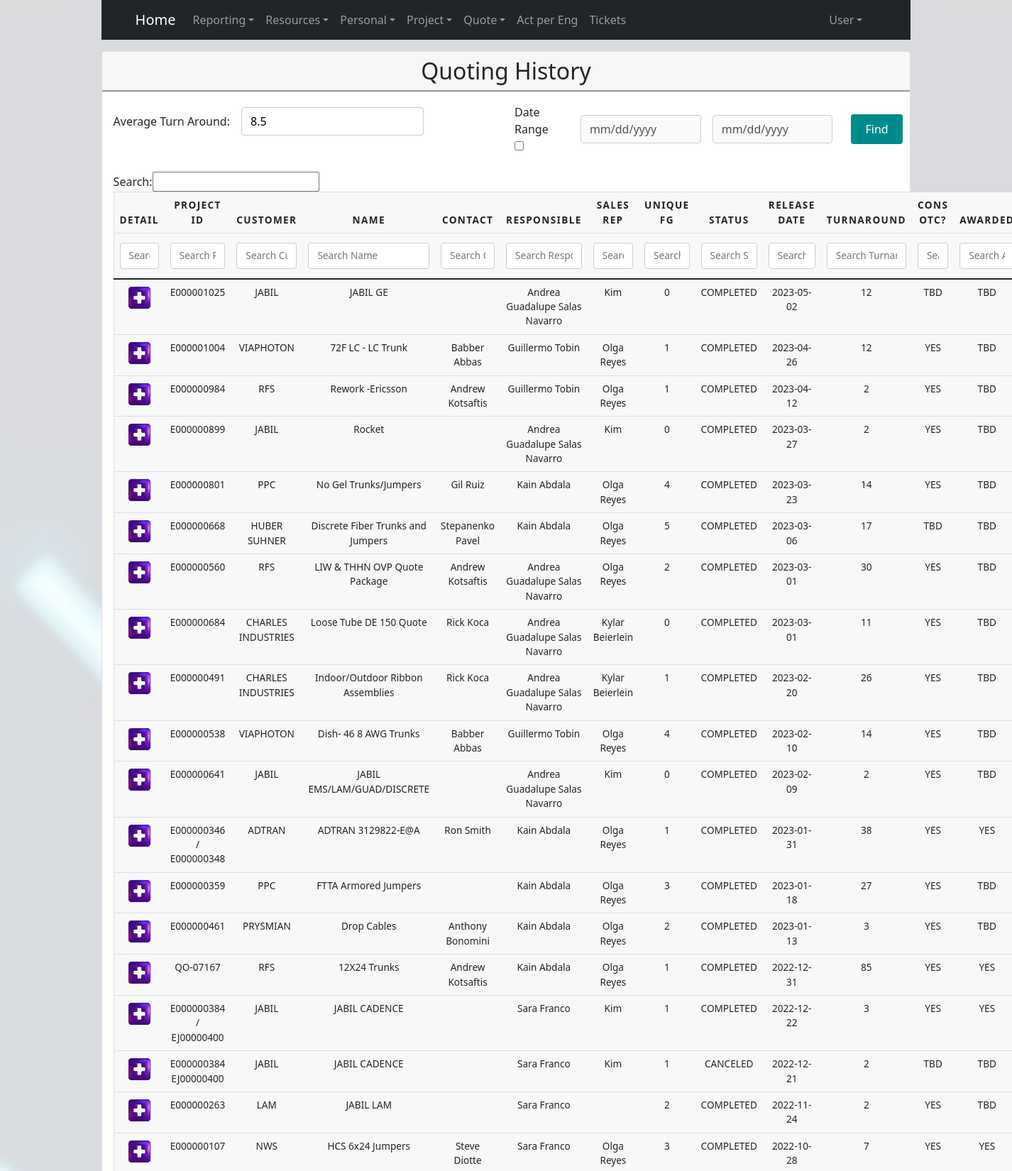
The page /cotizacion.php (signed in, upper part) on the database its author committed.
### tables this page shows
CREATE TABLE `cotizacion` (
  `idCotizacion` int(11) NOT NULL,
  `quoteID` varchar(50) NOT NULL,
  `idCliente` int(11) NOT NULL,
  `nombre` varchar(50) NOT NULL,
  `descripcion` text DEFAULT NULL,
  `customerProject` varchar(50) DEFAULT NULL,
  `idTipoCotizacion` int(11) NOT NULL,
  `ventasPotenciales` varchar(50) DEFAULT NULL,
  `idClienteContacto` int(11) DEFAULT NULL,
  `idResponsable` int(11) NOT NULL,
  `idRepreVentas` int(11) DEFAULT NULL,
  `uniqueFG` int(11) NOT NULL DEFAULT 0,
  `lineItems` int(11) DEFAULT NULL,
  `BOMType` int(11) DEFAULT NULL,
  `overallComplet` decimal(10,3) NOT NULL DEFAULT 0.000,
  `idStatus` int(11) NOT NULL,
  `notas` text DEFAULT NULL,
  `fechaInicio` datetime DEFAULT NULL,
  `fechaLanzamiento` datetime DEFAULT NULL,
  `fechaReqCliente` datetime DEFAULT NULL,
  `consolidatedEAU` varchar(50) DEFAULT NULL,
  `fechaCrea` datetime NOT NULL DEFAULT current_timestamp(),
  `awarded` tinyint(1) DEFAULT 0,
  `dateBDM` datetime DEFAULT NULL,
  `dateAwarded` datetime DEFAULT NULL,
  `consOTC` tinyint(1) DEFAULT NULL,
  `sourcMatStartDate` datetime DEFAULT NULL,
  `sourcMatEndDate` datetime DEFAULT NULL
);

CREATE TABLE `cliente` (
  `idCliente` int(11) NOT NULL,
  `nombreCliente` varchar(50) NOT NULL,
  `fechaCrea` datetime NOT NULL DEFAULT current_timestamp(),
  `comentarios` text DEFAULT NULL
);

CREATE TABLE `status` (
  `idStatus` int(11) NOT NULL,
  `nombre` varchar(50) NOT NULL,
  `descripcion` text NOT NULL,
  `fechaCrea` datetime NOT NULL DEFAULT current_timestamp()
);

CREATE TABLE `cliente_contacto` (
  `idClienteContacto` int(11) NOT NULL,
  `idCliente` int(11) NOT NULL,
  `nombre` varchar(50) NOT NULL,
  `activo` tinyint(1) NOT NULL,
  `email` varchar(50) DEFAULT NULL,
  `telefono` varchar(20) DEFAULT NULL,
  `fechaCrea` datetime NOT NULL DEFAULT current_timestamp()
);

### cotizacion.php (the view, shortened to what this page needs)
<?php
    include "inc/conexion.php";
    include "inc/headerBoostrap.php";
    $stmt = '';
    if (isset($_SESSION["usuarioNombre"])) {
        if (!in_array(31, $_SESSION["permisos"]) && !in_array(32, $_SESSION["permisos"])) {
            $message = "Unauthorized User.";
            echo "<script>
                  alert('$message');
                  window.location.href='index.php';
                  </script>";
            die();
        } else {
            $stmt = $dbh->prepare("SELECT idCotizacion, quoteID, cliente.nombreCliente AS clinombre, cotizacion.nombre, cliente_contacto.nombre AS contnombre,
                                          uniqueFG, status.nombre AS stat, DATE(cotizacion.fechaInicio) AS startDate, DATE(cotizacion.fechaLanzamiento) AS releaseDate,
                                          5 * (DATEDIFF(cotizacion.fechaLanzamiento, cotizacion.fechaInicio) DIV 7) + MID('0123444401233334012222340111123400012345001234550', 7 * WEEKDAY(cotizacion.fechaInicio) + WEEKDAY(cotizacion.fechaLanzamiento) + 1, 1) AS turnAround, cotizacion.awarded, consOTC,
                                          (SELECT empleado.nombre FROM empleado WHERE empleado.idEmpleado = cotizacion.idResponsable) AS respCoti,
                                          (SELECT empleado.nombre FROM empleado WHERE empleado.idEmpleado = cotizacion.idRepreVentas) AS repreVentas
                                    FROM cotizacion
                                    INNER JOIN cliente
                                    ON cotizacion.idCliente = cliente.idCliente
                                    LEFT JOIN cliente_contacto
                                    ON cotizacion.idClienteContacto = cliente_contacto.idClienteContacto
                                    INNER JOIN status
                                    ON cotizacion.idStatus = status.idStatus
                                    WHERE (cotizacion.idStatus = 5 OR cotizacion.idStatus = 7 OR cotizacion.idStatus = 6)
                                    ORDER BY DATE(cotizacion.fechaLanzamiento) DESC");
            $stmtAVG = $dbh->prepare("SELECT AVG(5 * (DATEDIFF(cotizacion.fechaLanzamiento, cotizacion.fechaInicio) DIV 7) + MID('0123444401233334012222340111123400012345001234550', 7 * WEEKDAY(cotizacion.fechaInicio) + WEEKDAY(cotizacion.fechaLanzamiento) + 1, 1)) AS promedio
                                      FROM cotizacion
                                      INNER JOIN cliente
                                      ON cotizacion.idCliente = cliente.idCliente
                                      LEFT JOIN cliente_contacto
                                      ON cotizacion.idClienteContacto = cliente_contacto.idClienteContacto
                                      INNER JOIN status
                                      ON cotizacion.idStatus = status.idStatus
                                      WHERE (cotizacion.idStatus = 5 OR cotizacion.idStatus = 7 OR cotizacion.idStatus = 6) AND cotizacion.consOTC = 1");
        }
        $stmtAVG->execute();
        $resultadoAVG = $stmtAVG->fetch();
    }
?>
<!DOCTYPE html>
    <div class="card mt-3 mb-3">
        <h2 class="card-header text-center ">Quoting History</h2>
        <div class="card-body">
            <div class="row">
                <form class="" action="cotizacion.php" style="width: 100%;" method="post">
                    <div class="row mb-4">
                        <div class="col-6">
                            <div class="row g-3 align-items-center">
                                <div class="col-auto">
                                    <label class="" for="avg">Average Turn Around:</label>
                                </div>
                                <div class="col-auto">
                                    <input class="" type="text" id="avg" name="country" value="<?php echo round($resultadoAVG->promedio, 1); ?>" readonly>
                                </div>
                            </div>
                        </div>
                        <div class="col-6">
                            <div class="row g-3 align-items-center">
                                <div class="col-2">
                                    <label for="fechaRango">Date Range</label>
                                    <input type="checkbox" name="fechaRango" id="fechaRango" value="0" onclick='handleClick(this);'>
                                </div>
                                <div class="col-4">
                                    <input type="date" id="from" name="from" value="" min="2010-01-01" disabled>
                                </div>
                                <div class="col-4">
                                    <input type="date" id="to" name="to" value="" min="2010-01-01" disabled>
                                </div>
                                <div class="col-2">
                                    <input name="btnBuscarCotizacion" class="btn-buscar" style="width: auto; margin-top: 0;" type="submit" value="Find">
                                </div>
                            </div>
                        </div>
                    </div>
                </form>
            </div>
            <div class="col-12">
                <table id="quoteHistoryTable" class="table">
                    <thead>
                        <tr>
                            <th>Detail</th>
                            <th>Project ID</th>
                            <th>Customer</th>
                            <th>Name</th>
                            <th>Contact</th>
                            <th>Responsible</th>
                            <th>Sales Rep</th>
                            <th>Unique FG</th>
                            <th>Status</th>
                            <th>Release Date</th>
                            <th>Turnaround</th>
                            <th>Cons OTC?</th>
                            <th>Awarded</th>
                        </tr>
                        <tr>
                            <th>Detail</th>
                            <th>Project ID</th>
                            <th>Customer</th>
                            <th>Name</th>
                            <th>Contact</th>
                            <th>Responsible</th>
                            <th>Sales Rep</th>
                            <th>Unique FG</th>
                            <th>Status</th>
                            <th>Release Date</th>
                            <th>Turnaround</th>
                            <th>Cons OTC?</th>
                            <th>Awarded</th>
                        </tr>
                    </thead>
                    <tbody>
                        <?php
                        $stmt->execute();
                        while ($resultado = $stmt->fetch()) {
                            echo "<tr>";
                            echo "<td>
                                      <div class='icon-container'>
                                          <a href='cotizacion_detalle.php?id=" . $resultado->idCotizacion . "'>
                                              <div class='plus-icon'></div>
                                          </a>
                                      </div>
                                  </td>";
                            echo "<td>". $resultado->quoteID . "</td>";
                            echo "<td>". $resultado->clinombre . "</td>";
                            echo "<td>". $resultado->nombre . "</td>";
                            echo "<td>". $resultado->contnombre . "</td>";
                            echo "<td>". $resultado->respCoti . "</td>";
                            echo "<td>". $resultado->repreVentas . "</td>";
                            echo "<td>". $resultado->uniqueFG . "</td>";
                            switch ($resultado->stat) {
                              default:
                                  echo "<td>". $resultado->stat . "</td>";
                                  break;
                            }
                            echo "<td>". $resultado->releaseDate . "</td>";
                            echo "<td>". $resultado->turnAround . "</td>";
                            switch ($resultado->consOTC) {
                              case -1:
                                echo "<td>NO</td>";
                                break;
                              case 1:
                                echo "<td>YES</td>";
                                break;
                              default:
                                echo "<td>TBD</td>";
                                break;
                            }
                            switch ($resultado->awarded) {
                              case -1:
                                echo "<td>NO</td>";
                                break;
                              case 1:
                                echo "<td>YES</td>";
                                break;
                              default:
                                echo "<td>TBD</td>";
                                break;
                            }
                            echo "</tr>";
                        }
                        ?>
                    </tbody>
                </table>
            </div>
        </div>
    </div>

### css/styleBoostrap.css (style rules this page uses)
* { margin: 0; padding: 0; }
html { height: 100%; }
body { background-image: url("/images/fiberBG.jpg"); background-color: rgba(255,255,255,0.85); background-blend-mode: lighten; background-position: center; background-size: cover; display: flex; flex-direction: column; height: 100%; margin: 0; margin-left: 10%; margin-right: 10%; height: auto; padding-bottom: 200px; }
.icon-container { width: auto; display: flex; justify-content: center; }
.icon-container div { height: 35px; width: 35px; }
form { margin-top: 20px; width: 25em; }
input[type=text], input[type=email], input[type=password], input[type=number], input[type=date], select { width: 100%; padding: 7px 12px; margin-top: 5px; margin-bottom: 5px; display: inline-block; border: 1px solid #ccc; border-radius: 4px; box-sizing: border-box; }
input[type=submit], input[type=button] { width: 100%; align-content: center; background-color: DarkCyan; color: white; padding: 9px 20px; margin-top: 20px; border: none; border-radius: 4px; cursor: pointer; }
.btn-buscar { width: auto; margin-left: 10px; margin-right: 26%; padding: auto; }
table { border: 1px solid #ccc; margin: 0; padding: 0; width: 100%; }
table tr { background-color: #f8f8f8; border: 1px solid #ddd; }
table th, table td { font-size: .85em; text-align: center; }
table th { padding: .600em; font-size: .85em; letter-spacing: .1em; text-transform: uppercase; }
.card-header { border-bottom: groove; }
.plus-icon { background-image: url('/images/icons/plus-icon.png'); background-size: cover; }

### rows shown on the page
cotizacion: quoteID "E000001025", idCliente.nombreCliente "JABIL", nombre "JABIL GE", respCoti "Andrea Guadalupe Salas Navarro", repreVentas "Kim", uniqueFG "0", idStatus.nombre "COMPLETED", releaseDate "2023-05-02", turnAround "12", shows "TBD", awarded "TBD"
cotizacion: quoteID "E000001004", idCliente.nombreCliente "VIAPHOTON", nombre "72F LC - LC Trunk", idClienteContacto.nombre "Babber Abbas", respCoti "Guillermo Tobin", repreVentas "Olga Reyes", uniqueFG "1", idStatus.nombre "COMPLETED", releaseDate "2023-04-26", turnAround "12", consOTC "YES", awarded "TBD"
cotizacion: quoteID "E000000984", idCliente.nombreCliente "RFS", nombre "Rework -Ericsson", idClienteContacto.nombre "Andrew Kotsaftis", respCoti "Guillermo Tobin", repreVentas "Olga Reyes", uniqueFG "1", idStatus.nombre "COMPLETED", releaseDate "2023-04-12", turnAround "2", consOTC "YES", awarded "TBD"
cotizacion: quoteID "E000000899", idCliente.nombreCliente "JABIL", nombre "Rocket", respCoti "Andrea Guadalupe Salas Navarro", repreVentas "Kim", uniqueFG "0", idStatus.nombre "COMPLETED", releaseDate "2023-03-27", turnAround "2", consOTC "YES", awarded "TBD"
cotizacion: quoteID "E000000801", idCliente.nombreCliente "PPC", nombre "No Gel Trunks/Jumpers", idClienteContacto.nombre "Gil Ruiz", respCoti "Kain Abdala", repreVentas "Olga Reyes", uniqueFG "4", idStatus.nombre "COMPLETED", releaseDate "2023-03-23", turnAround "14", consOTC "YES", awarded "TBD"
cotizacion: quoteID "E000000668", idCliente.nombreCliente "HUBER SUHNER", nombre "Discrete Fiber Trunks and Jumpers", idClienteContacto.nombre "Stepanenko Pavel", respCoti "Kain Abdala", repreVentas "Olga Reyes", uniqueFG "5", idStatus.nombre "COMPLETED", releaseDate "2023-03-06", turnAround "17", shows "TBD", awarded "TBD"
cotizacion: quoteID "E000000560", idCliente.nombreCliente "RFS", nombre "LIW & THHN OVP Quote Package", idClienteContacto.nombre "Andrew Kotsaftis", respCoti "Andrea Guadalupe Salas Navarro", repreVentas "Olga Reyes", uniqueFG "2", idStatus.nombre "COMPLETED", releaseDate "2023-03-01", turnAround "30", consOTC "YES", awarded "TBD"
cotizacion: quoteID "E000000684", idCliente.nombreCliente "CHARLES INDUSTRIES", nombre "Loose Tube DE 150 Quote", idClienteContacto.nombre "Rick Koca", respCoti "Andrea Guadalupe Salas Navarro", repreVentas "Kylar Beierlein", uniqueFG "0", idStatus.nombre "COMPLETED", releaseDate "2023-03-01", turnAround "11", consOTC "YES", awarded "TBD"
cotizacion: quoteID "E000000491", idCliente.nombreCliente "CHARLES INDUSTRIES", nombre "Indoor/Outdoor Ribbon Assemblies", idClienteContacto.nombre "Rick Koca", respCoti "Andrea Guadalupe Salas Navarro", repreVentas "Kylar Beierlein", uniqueFG "1", idStatus.nombre "COMPLETED", releaseDate "2023-02-20", turnAround "26", consOTC "YES", awarded "TBD"
cotizacion: quoteID "E000000538", idCliente.nombreCliente "VIAPHOTON", nombre "Dish- 46 8 AWG Trunks", idClienteContacto.nombre "Babber Abbas", respCoti "Guillermo Tobin", repreVentas "Olga Reyes", uniqueFG "4", idStatus.nombre "COMPLETED", releaseDate "2023-02-10", turnAround "14", consOTC "YES", awarded "TBD"
cotizacion: quoteID "E000000641", idCliente.nombreCliente "JABIL", nombre "JABIL EMS/LAM/GUAD/DISCRETE", respCoti "Andrea Guadalupe Salas Navarro", repreVentas "Kim", uniqueFG "0", idStatus.nombre "COMPLETED", releaseDate "2023-02-09", turnAround "2", consOTC "YES", awarded "TBD"
cotizacion: quoteID "E000000346 / E000000348", idCliente.nombreCliente "ADTRAN", nombre "ADTRAN 3129822-E@A", idClienteContacto.nombre "Ron Smith", respCoti "Kain Abdala", repreVentas "Olga Reyes", uniqueFG "1", idStatus.nombre "COMPLETED", releaseDate "2023-01-31", turnAround "38", consOTC "YES", awarded "YES"
cotizacion: quoteID "E000000359", idCliente.nombreCliente "PPC", nombre "FTTA Armored Jumpers", respCoti "Kain Abdala", repreVentas "Olga Reyes", uniqueFG "3", idStatus.nombre "COMPLETED", releaseDate "2023-01-18", turnAround "27", consOTC "YES", awarded "TBD"
cotizacion: quoteID "E000000461", idCliente.nombreCliente "PRYSMIAN", nombre "Drop Cables", idClienteContacto.nombre "Anthony Bonomini", respCoti "Kain Abdala", repreVentas "Olga Reyes", uniqueFG "2", idStatus.nombre "COMPLETED", releaseDate "2023-01-13", turnAround "3", consOTC "YES", awarded "TBD"
cotizacion: quoteID "QO-07167", idCliente.nombreCliente "RFS", nombre "12X24 Trunks", idClienteContacto.nombre "Andrew Kotsaftis", respCoti "Kain Abdala", repreVentas "Olga Reyes", uniqueFG "1", idStatus.nombre "COMPLETED", releaseDate "2022-12-31", turnAround "85", consOTC "YES", awarded "YES"
cotizacion: quoteID "E000000384 / EJ00000400", idCliente.nombreCliente "JABIL", nombre "JABIL CADENCE", respCoti "Sara Franco", repreVentas "Kim", uniqueFG "1", idStatus.nombre "COMPLETED", releaseDate "2022-12-22", turnAround "3", consOTC "YES", awarded "YES"
cotizacion: quoteID "E000000384 EJ00000400", idCliente.nombreCliente "JABIL", nombre "JABIL CADENCE", respCoti "Sara Franco", repreVentas "Kim", uniqueFG "1", idStatus.nombre "CANCELED", releaseDate "2022-12-21", turnAround "2", shows "TBD", awarded "TBD"
cotizacion: quoteID "E000000263", idCliente.nombreCliente "LAM", nombre "JABIL LAM", respCoti "Sara Franco", uniqueFG "2", idStatus.nombre "COMPLETED", releaseDate "2022-11-24", turnAround "2", consOTC "YES", awarded "TBD"
cotizacion: quoteID "E000000107", idCliente.nombreCliente "NWS", nombre "HCS 6x24 Jumpers", idClienteContacto.nombre "Steve Diotte", respCoti "Sara Franco", repreVentas "Olga Reyes", uniqueFG "3", idStatus.nombre "COMPLETED", releaseDate "2022-10-28", turnAround "7", consOTC "YES", awarded "YES"
